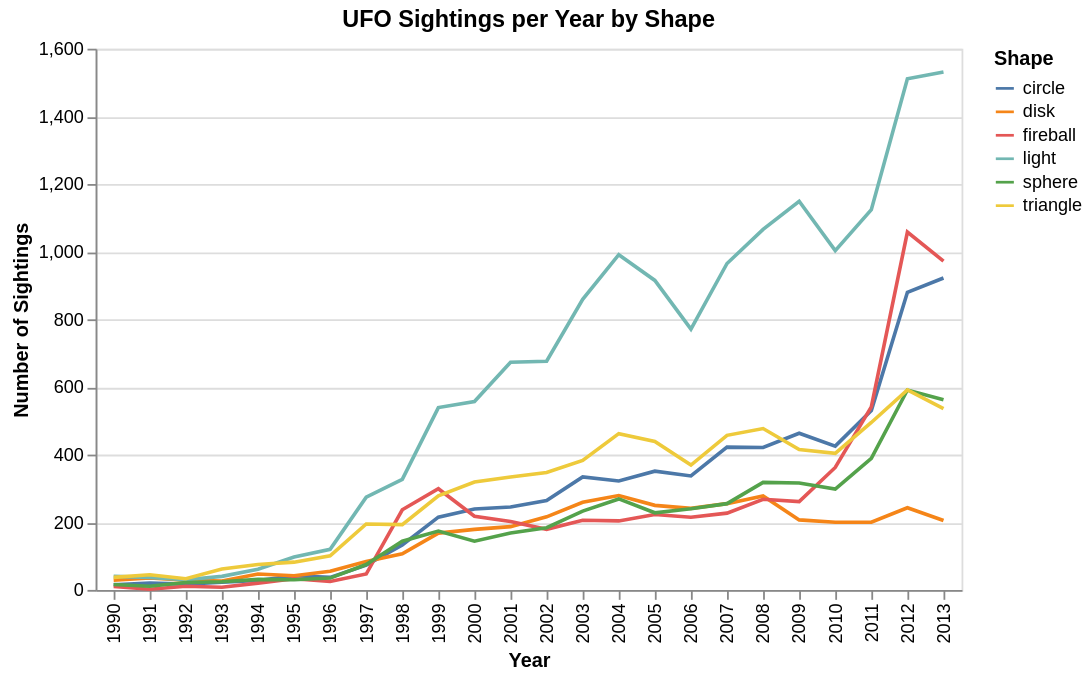

Here is the notebook cell this chart was saved with:
### Code cell
shapes = ['light', 'triangle', 'circle', 'fireball', 'sphere', 'disk']
ufo_shapes = ufo[ufo['shape'].isin(shapes)]
ufo_shapes = ufo_shapes[(ufo_shapes['year'] >= 1990) & (ufo_shapes['year'] <= 2013)]

yearly = ufo_shapes.groupby(['year', 'shape']).size().reset_index(name='count')

selection = alt.selection_point(fields=['shape'], bind='legend')

chart1 = alt.Chart(yearly).mark_line().encode(
    x=alt.X('year:O', title='Year'),
    y=alt.Y('count:Q', title='Number of Sightings'),
    color=alt.Color('shape:N', title='Shape'),
    opacity=alt.condition(selection, alt.value(1), alt.value(0.2)),
    tooltip=['year', 'shape', 'count']
).add_params(selection).properties(title='UFO Sightings per Year by Shape')

chart1

### Figure 1 — Vega-Lite specification as saved in the notebook (floating-point values rounded to 4 significant figures; data arrays with more than 128 entries replaced by an {"elided": "..."} marker saying what was removed)
{"config": {"view": {"continuousWidth": 300, "continuousHeight": 300}}, "data": {"name": "data-00faebc3d4089f12c5a32091ad5e48bc"}, "mark": {"type": "line"}, "encoding": {"color": {"field": "shape", "title": "Shape", "type": "nominal"}, "opacity": {"condition": {"param": "param_1", "value": 1}, "value": 0.2}, "tooltip": [{"field": "year", "type": "quantitative"}, {"field": "shape", "type": "nominal"}, {"field": "count", "type": "quantitative"}], "x": {"field": "year", "title": "Year", "type": "ordinal"}, "y": {"field": "count", "title": "Number of Sightings", "type": "quantitative"}}, "params": [{"name": "param_1", "select": {"type": "point", "fields": ["shape"]}, "bind": "legend"}], "title": "UFO Sightings per Year by Shape", "$schema": "https://vega.github.io/schema/vega-lite/v5.20.1.json", "datasets": {"data-00faebc3d4089f12c5a32091ad5e48bc": {"elided": "144 records"}}}
